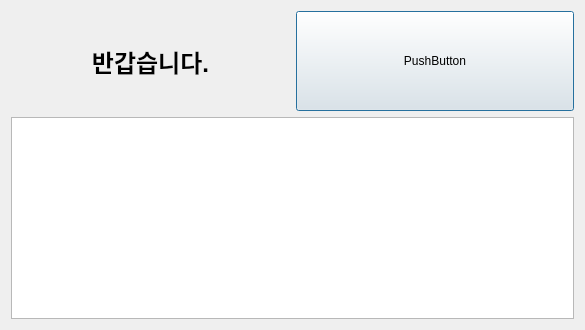
<?xml version="1.0" encoding="UTF-8"?>
<ui version="4.0">
 <class>Dialog</class>
 <widget class="QDialog" name="Dialog">
  <property name="geometry">
   <rect>
    <x>0</x>
    <y>0</y>
    <width>585</width>
    <height>330</height>
   </rect>
  </property>
  <property name="windowTitle">
   <string>Dialog</string>
  </property>
  <layout class="QVBoxLayout" name="verticalLayout">
   <item>
    <layout class="QHBoxLayout" name="horizontalLayout">
     <item>
      <widget class="QLabel" name="label">
       <property name="minimumSize">
        <size>
         <width>0</width>
         <height>100</height>
        </size>
       </property>
       <property name="font">
        <font>
         <pointsize>18</pointsize>
         <weight>75</weight>
         <bold>true</bold>
        </font>
       </property>
       <property name="text">
        <string>반갑습니다.</string>
       </property>
       <property name="alignment">
        <set>Qt::AlignCenter</set>
       </property>
      </widget>
     </item>
     <item>
      <widget class="QPushButton" name="pushButton">
       <property name="minimumSize">
        <size>
         <width>0</width>
         <height>100</height>
        </size>
       </property>
       <property name="text">
        <string>PushButton</string>
       </property>
      </widget>
     </item>
    </layout>
   </item>
   <item>
    <widget class="QTextEdit" name="textEdit"/>
   </item>
  </layout>
 </widget>
 <resources/>
 <connections/>
 <slots>
  <slot>slot_1st()</slot>
  <slot>slot_2nd()</slot>
  <slot>slot_3rd()</slot>
 </slots>
</ui>
